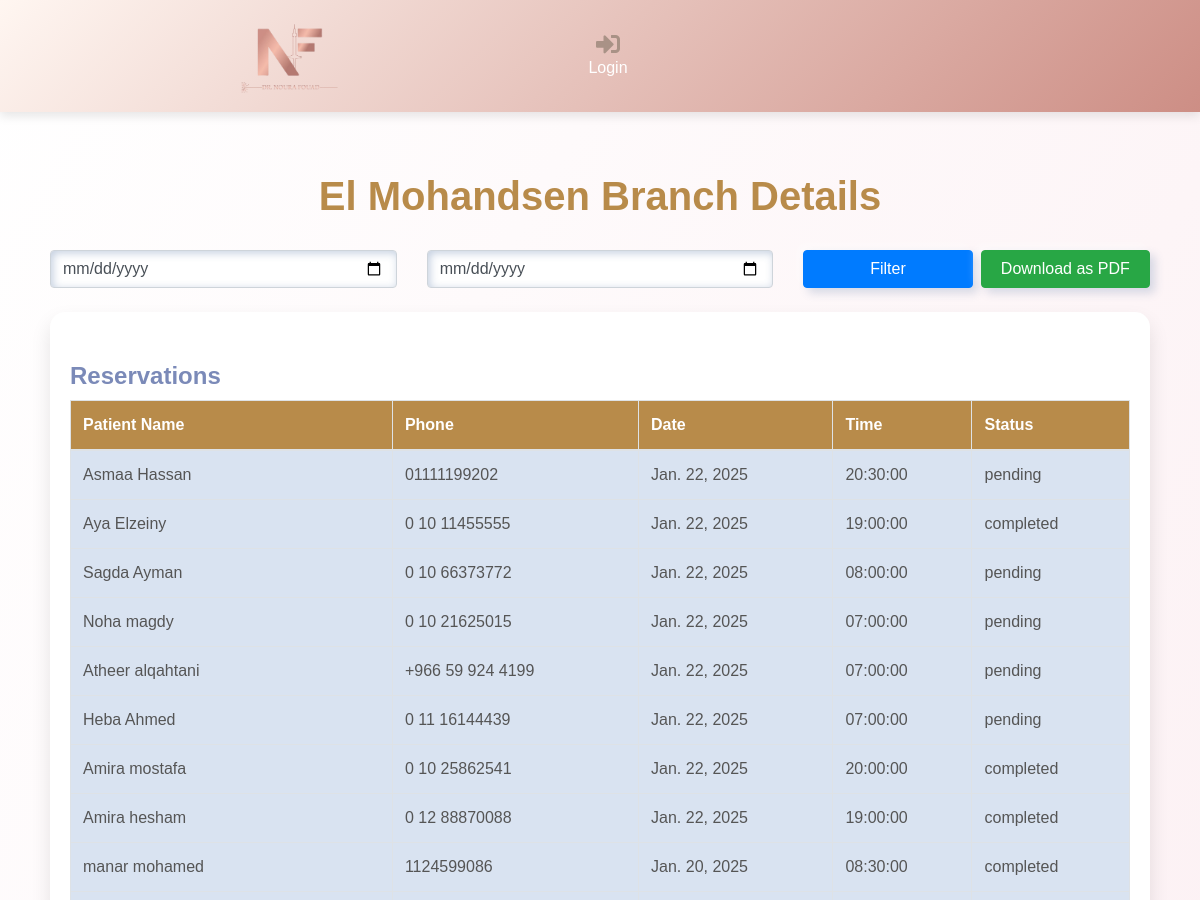
/ElMohandseen_branch (upper part), run on an earlier commit of the app's database.
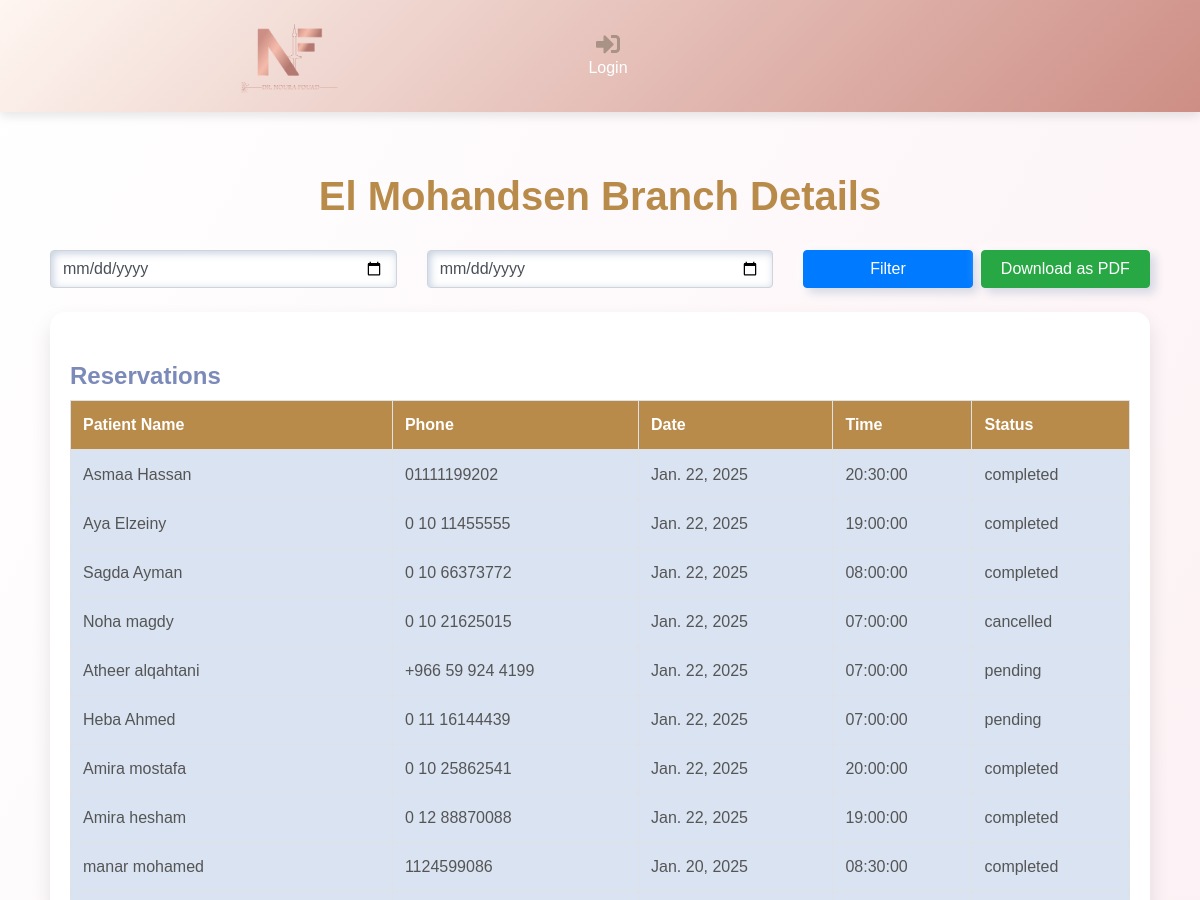
And on a later commit of the database.
### webapp/models.py (models this page shows, shortened)
class Reserve(models.Model):
    STATUS_CHOICES = [
        ('completed', 'Completed'),
        ('pending', 'Pending'),
        ('cancelled', 'Cancelled'),
    ]
    BRANCH_CHOICES = [
        ('EL_Mohandsen', 'EL_Mohandsen'),
        ('5th_sattelment', '5th_sattelment'),
        ('Naser_city', 'Naser_city'),
    ]
    TYPE_CHOICES = [
        ('old', 'old'),
        ('new', 'new'),
    ]
    SERVICE_CHOICES = [
        ('SKINBOOSTER', 'Skinbooster'),
        ('FILLER', 'Filler'),
        ('DISSOLVING_FILLER', 'Dissolving Filler'),
        ('BOTOX', 'Botox'),
        ('RETOUCH', 'Retouch'),
        ('CONSULTATION', 'Consultation'),
        ('DERMA_PEN', 'Derma Pen'),
        ('LIP_FILLER', 'Lip Filler'),
        ('MESOTHERAPY', 'Mesotherapy'),
    ]
    patient_name = models.CharField(max_length=100)
    phone = models.CharField(max_length=100)
    type = models.CharField(max_length=100, choices=TYPE_CHOICES, default='old')
    date = models.DateField(default=timezone.now)
    time = models.CharField(max_length=10)
    services = models.CharField(default=list, max_length=1000)  # استخدام JSONField لتخزين قائمة الخدمات
    notes = models.CharField(max_length=1000, default='notes')
    created_at = models.DateTimeField(auto_now_add=True)
    status = models.CharField(max_length=10, choices=STATUS_CHOICES, default='pending')
    Branch = models.CharField(max_length=50, choices=BRANCH_CHOICES, default='Branch')
    class Meta:
        ordering = ['-created_at']

### webapp/views.py (the view, shortened to what this page needs)
# urls.py: path('ElMohandseen_branch',views.ElMohandseen_branch, name='ElMohandseen_branch'),
def ElMohandseen_branch(request):
    start_date = request.GET.get('start_date')
    end_date = request.GET.get('end_date')
    export_pdf = request.GET.get('export_pdf')
    if start_date and end_date:
        try:
            start_date = datetime.strptime(start_date, '%Y-%m-%d')
            end_date = datetime.strptime(end_date, '%Y-%m-%d')
            reservations = Reserve.objects.filter(Branch='EL_Mohandsen', date__range=[start_date, end_date])
            invoices = Payment.objects.filter(Branch='EL_Mohandsen', date__range=[start_date, end_date])
            inventory_usage = PaymentInventory.objects.filter(
                payment__Branch='EL_Mohandsen',
                payment__date__range=[start_date, end_date]
            ).values('inventory__item_name').annotate(total_quantity_used=Sum('quantity'))
            service_usage = PaymentService.objects.filter(
                payment__Branch='EL_Mohandsen',
                payment__date__range=[start_date, end_date]
            ).values('service__name').annotate(total_quantity_used=Sum('quantity'))
        except ValueError:
            reservations = Reserve.objects.filter(Branch='EL_Mohandsen')
            invoices = Payment.objects.filter(Branch='EL_Mohandsen')
            inventory_usage = PaymentInventory.objects.filter(payment__Branch='EL_Mohandsen').values(
                'inventory__item_name'
            ).annotate(total_quantity_used=Sum('quantity'))
            service_usage = PaymentService.objects.filter(payment__Branch='EL_Mohandsen').values(
                'service__name'
            ).annotate(total_quantity_used=Sum('quantity'))
    else:
        reservations = Reserve.objects.filter(Branch='EL_Mohandsen')
        invoices = Payment.objects.filter(Branch='EL_Mohandsen')
        inventory_usage = PaymentInventory.objects.filter(payment__Branch='EL_Mohandsen').values(
            'inventory__item_name'
        ).annotate(total_quantity_used=Sum('quantity'))
        service_usage = PaymentService.objects.filter(payment__Branch='EL_Mohandsen').values(
            'service__name'
        ).annotate(total_quantity_used=Sum('quantity'))
    context = {
        'reservations': reservations,
        'invoices': invoices,
        'inventory_usage': inventory_usage,
        'service_usage': service_usage,
        'start_date': start_date.strftime('%Y-%m-%d') if start_date else '',
        'end_date': end_date.strftime('%Y-%m-%d') if end_date else ''
    }
    return render(request, 'web/ElMohandseen_branch.html', context)

### webapp/models.py (called while the page is built)
    def get_total_service(self):
        return sum([ps.price_at_time_of_payment * ps.quantity for ps in self.paymentservice_set.all()])

    def get_total_products(self):
        return sum([pi.price_at_time_of_payment * pi.quantity for pi in self.paymentinventory_set.all()])

    def get_total_amount(self):
        return self.get_total_service() + self.get_total_products()

### templates/web/ElMohandseen_branch.html (shortened to what this page needs)
{% extends 'base.html' %}
{% block content %}
<!DOCTYPE html>
<html lang="en">
<head>
    <link rel="stylesheet" href="https://stackpath.bootstrapcdn.com/bootstrap/4.5.2/css/bootstrap.min.css">
    <link rel="stylesheet" href="https://cdnjs.cloudflare.com/ajax/libs/font-awesome/5.15.4/css/all.min.css">
</head>
<body>
    <div class="container">
        <h1 class="text-center">El Mohandsen Branch Details</h1>
        <form method="get" class="mb-4">
            <div class="row">
                <div class="col-md-4">
                    <input type="date" name="start_date" class="form-control" placeholder="Start Date" value="{{ start_date }}">
                </div>
                <div class="col-md-4">
                    <input type="date" name="end_date" class="form-control" placeholder="End Date" value="{{ end_date }}">
                </div>
                <div class="col-md-4 d-flex">
                    <button type="submit" class="btn btn-primary mr-2 w-100">Filter</button>
                    <button type="submit" name="export_pdf" value="true" class="btn btn-success w-100">Download as PDF</button>
                </div>
            </div>
        </form>
        <div class="card">
            <div class="card-body">
                <h4 class="section-title">Reservations</h4>
                <div class="table-responsive">
                    <table class="table table-bordered">
                        <thead>
                            <tr>
                                <th>Patient Name</th>
                                <th>Phone</th>
                                <th>Date</th>
                                <th>Time</th>
                                <th>Status</th>
                            </tr>
                        </thead>
                        <tbody>
                            {% for reservation in reservations %}
                            <tr>
                                <td>{{ reservation.patient_name }}</td>
                                <td>{{ reservation.phone }}</td>
                                <td>{{ reservation.date }}</td>
                                <td>{{ reservation.time }}</td>
                                <td>{{ reservation.status }}</td>
                            </tr>
                            {% empty %}
                            <tr>
                                <td colspan="6" class="text-center">No reservations found for the selected date range.</td>
                            </tr>
                            {% endfor %}
                        </tbody>
                    </table>
                </div>
            </div>
        </div>
    </div>
</body>
</html>
{% endblock %}

What changed in the data, as far as the page shows it:
changed Reserve "Asmaa Hassan": status "pending" → "completed"
changed Reserve "Sagda Ayman": status "pending" → "completed"
changed Reserve "Noha magdy": status "pending" → "cancelled"
